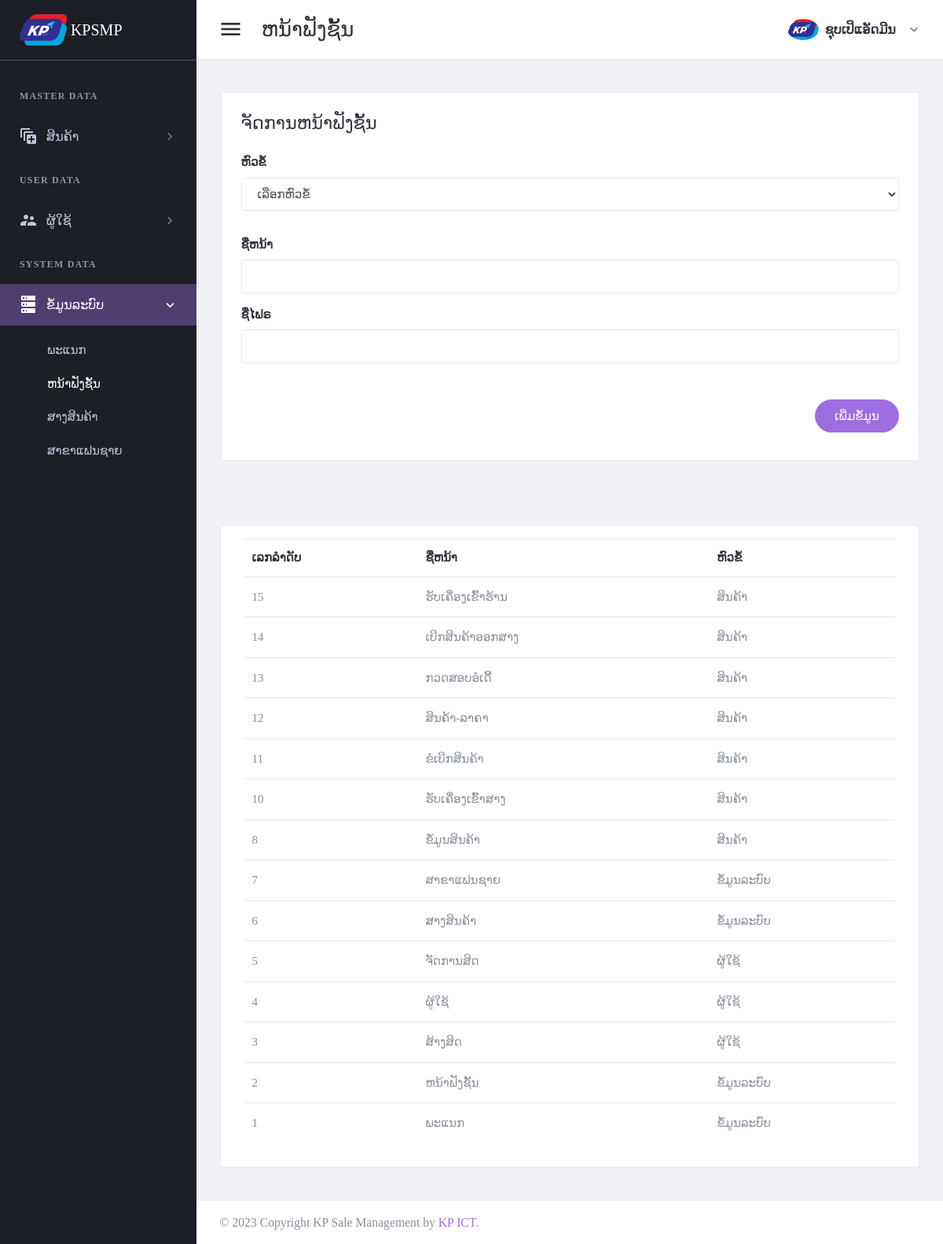
Page /page/page-function.php (signed in) on the earlier database version.
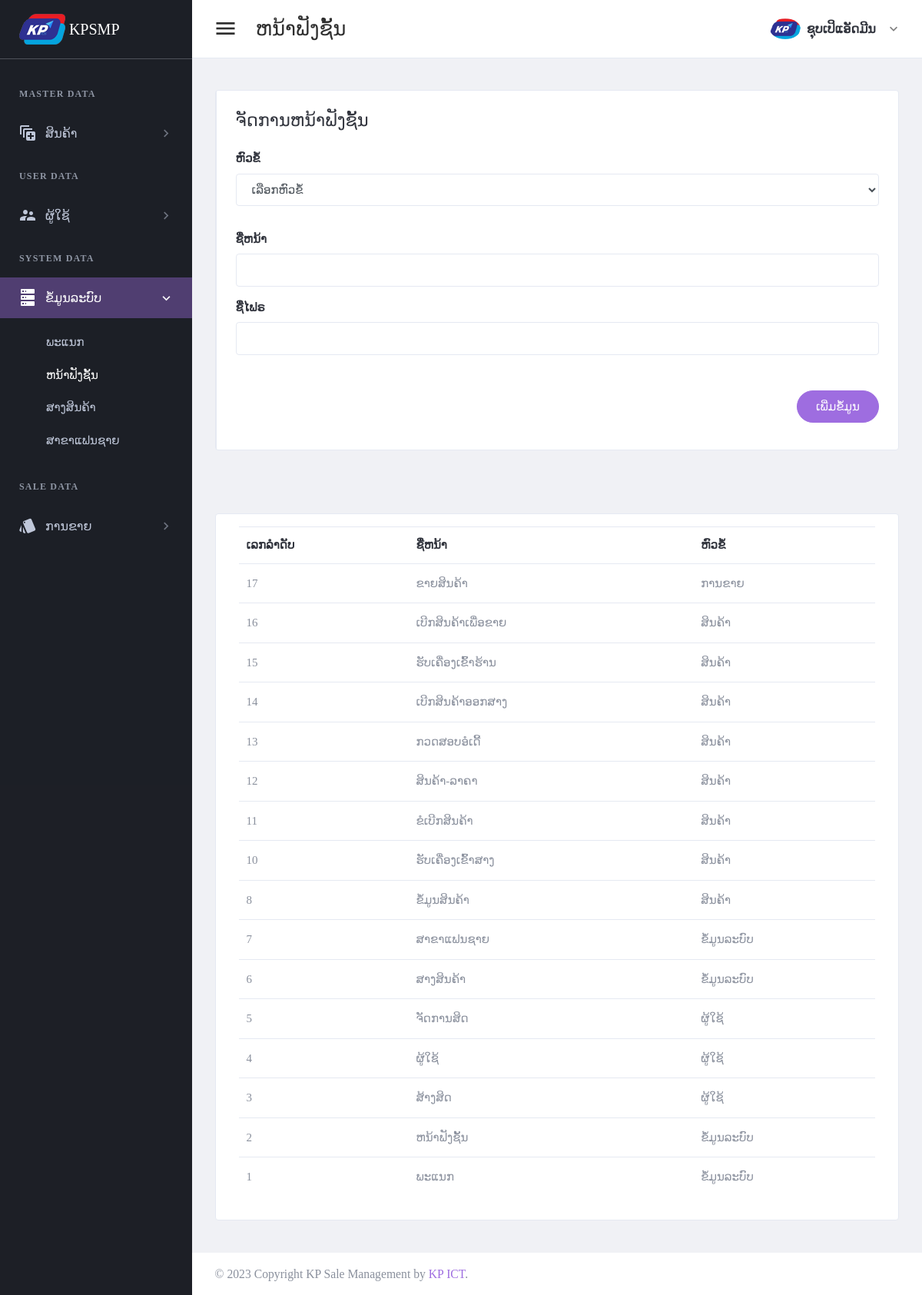
Same page on the later database version.
### tables this page shows
CREATE TABLE `tbl_header_title` (
  `ht_id` int(11) NOT NULL,
  `ht_name` varchar(300) DEFAULT NULL
);

CREATE TABLE `tbl_sub_title` (
  `st_id` int(11) NOT NULL,
  `st_name` varchar(300) DEFAULT NULL,
  `icon_code` varchar(100) DEFAULT NULL,
  `ht_id` int(11) DEFAULT NULL
);

CREATE TABLE `tbl_page_title` (
  `pt_id` int(11) NOT NULL,
  `pt_name` varchar(300) DEFAULT NULL,
  `ptf_name` varchar(100) DEFAULT NULL,
  `st_id` int(11) DEFAULT NULL
);

### setting/checksession.php (called while the page is built, shortened)
<?php
	if($_SESSION['id_users'] == "" )
	{
	header("location:logout.php");
	}
	  else{
		$role_id = $_SESSION["role_id"];
	}
?>

### page/page-function.php (the view, shortened to what the changed rows need)
<?php
include("../setting/checksession.php");
include("../setting/conn.php");
$header_name = "ຫນ້າຟັງຊັ້ນ";
$header_click = "4";
?>
<!DOCTYPE html>
<html lang="en" dir="ltr">
<head>
	<?php
	include("../setting/callcss.php");
	?>
</head>
<body class="navbar-fixed sidebar-fixed" id="body">
	<div class="wrapper">
		<?php include "menu.php"; ?>
		<div class="page-wrapper">
			<div class="content-wrapper">
				<div class="content">
					<div class="card card-default">
						<div class="card-body">
							<table id="productsTable" class="table table-hover table-product" style="width:100%">
								<thead>
									<tr>
										<th>ເລກລຳດັບ</th>
										<th>ຊື່ຫນ້າ</th>
										<th>ຫົວຂໍ້</th>
									</tr>
								</thead>
								<tbody>
									<?php
									$stmt4 = $conn->prepare("SELECT  pt_id,pt_name ,st_name
									FROM tbl_page_title a
									left join tbl_sub_title b on a.st_id = b.st_id order by pt_id desc ");
									$stmt4->execute();
									if ($stmt4->rowCount() > 0) {
										while ($row4 = $stmt4->fetch(PDO::FETCH_ASSOC)) {
											$pt_id = $row4['pt_id'];
											$pt_name = $row4['pt_name'];
											$st_name = $row4['st_name'];
									?>
											<tr>
												<td><?php echo "$pt_id"; ?></td>
												<td><?php echo "$pt_name"; ?></td>
												<td><?php echo "$st_name"; ?></td>
											</tr>
									<?php
										}
									}
									?>
								</tbody>
							</table>
						</div>
					</div>
				</div>
			</div>
		</div>
	</div>
</body>
</html>

### page/menu.php
<aside class="left-sidebar sidebar-dark" id="left-sidebar">
  <div id="sidebar" class="sidebar sidebar-with-footer">
    <div class="app-brand">
      <a href="index.php">
        <img src="../images/iconmenu.png" alt="Mono">
        <span class="brand-name"> KPSMP</span>
      </a>
    </div>
    <div class="sidebar-left" data-simplebar style="height: 100%;">
      <ul class="nav sidebar-inner" id="sidebar-menu">
        <?php
        $stmt = $conn->prepare(" SELECT distinct a.ht_id,ht_name
        FROM tbl_header_title a
        left join tbl_role_page b on a.ht_id = b.ht_id
        where role_id ='$role_id'
        order by  a.ht_id asc ");
        $stmt->execute();
        if ($stmt->rowCount() > 0) {
          while ($row = $stmt->fetch(PDO::FETCH_ASSOC)) {
            $ht_id = $row['ht_id'];
            $ht_name = $row['ht_name'];
        ?>
            <li class="section-title"> <?php echo "$ht_name"; ?></li>
            <?php
            $stmt1 = $conn->prepare("SELECT distinct a.st_id,st_name,role_id,icon_code
            FROM tbl_sub_title a
            left join tbl_role_page b on a.st_id = b.st_id
            where a.ht_id = '$ht_id' and role_id ='$role_id'
            order by a.st_id asc ");
            $stmt1->execute();
            if ($stmt1->rowCount() > 0) {
              while ($row1 = $stmt1->fetch(PDO::FETCH_ASSOC)) {
                $st_name = $row1['st_name'];
                $st_id = $row1['st_id'];
                $icon_code = $row1['icon_code'];
            ?>
                <li class='has-sub <?php if ($header_click == "$st_id") {  echo "active expand"; } ?>'>
                  <a class="sidenav-item-link" href="javascript:void(0)" data-toggle="collapse" data-target='#<?php echo "$st_name"; ?>' aria-expanded="false" aria-controls="<?php echo "$st_name"; ?>">
                    <i class="mdi <?php echo"$icon_code";?>"></i>
                    <span class="nav-text"> <?php echo "$st_name"; ?> </span> <b class="caret"></b>
                  </a>
                  <ul class='collapse <?php if ($header_click == "$st_id" ) { echo "show"; } ?>' id="<?php echo "$st_name"; ?>" data-parent="#sidebar-menu">
                    <div class="sub-menu">
                      <?php
                      $stmt2 = $conn->prepare(" SELECT pt_name,ptf_name
                      FROM tbl_page_title a
                      left join tbl_role_page b on a.pt_id = b.pt_id
                      where a.st_id = '$st_id' and role_id ='$role_id'
                      order by a.pt_id asc ");
                      $stmt2->execute();
                      if ($stmt2->rowCount() > 0) {
                        while ($row2 = $stmt2->fetch(PDO::FETCH_ASSOC)) {
                          $pt_name = $row2['pt_name'];
                      ?>
                          <li class="<?php if ($header_name ==  $row2['pt_name']) { echo "active"; } ?>">
                            <a class="sidenav-item-link" href='<?php echo $row2['ptf_name'] ?>'>
                              <span class="nav-text"><?php echo"$pt_name";?></span>
                            </a>
                          </li>
                      <?php
                        }
                      }
                      ?>
                    </div>
                  </ul>
              <?php
              }
            }
              ?>
                </li>
            <?php
          }
        }
            ?>
      </ul>
    </div>
  </div>
</aside>

Differences in the rows shown:
now on this page (row unchanged): tbl_header_title: ht_name "SALE DATA"
now on this page (row unchanged): tbl_sub_title: st_name "ການຂາຍ", shown under "SALE DATA"
added tbl_page_title: pt_id "17", pt_name "ຂາຍສິນຄ້າ", st.st_name "ການຂາຍ", shown under "ຈັດການຫນ້າຟັງຊັ້ນ"
added tbl_page_title: pt_id "16", pt_name "ເບີກສິນຄ້າເພື່ອຂາຍ", st.st_name "ສິນຄ້າ", shown under "ຈັດການຫນ້າຟັງຊັ້ນ"
